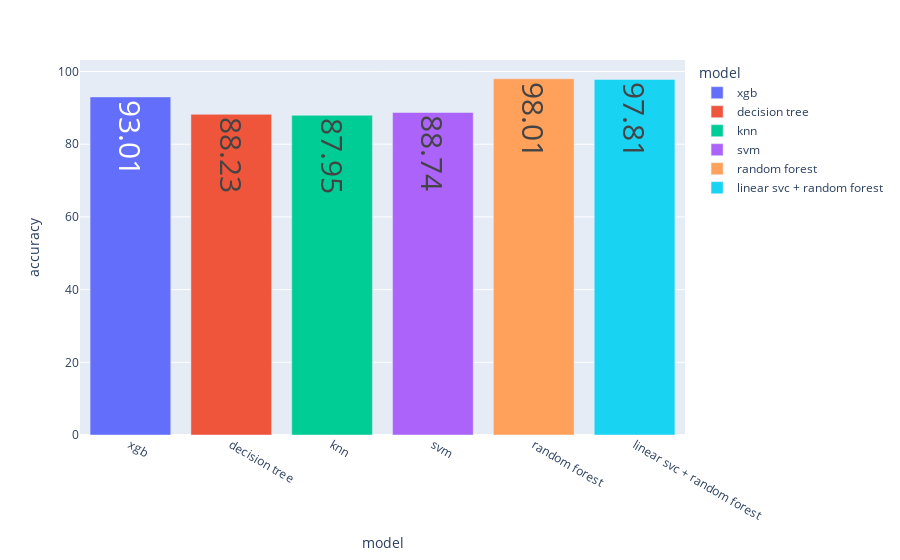

Notebook source saved alongside this figure:
### Code cell
import plotly.express as px

the_dict = {'model': ['xgb','decision tree', 'knn','svm','random forest','linear svc + random forest'], 'accuracy': [a,b,c,d,e,f]}
fig = px.bar(the_dict, x='model', y='accuracy', color="model", text=z)
fig.update_traces(textposition='inside', textfont_size=30)

fig.show()

### Figure 1 — Plotly figure (JSON) as saved in the notebook; plotly's stock layout.template omitted (floating-point values rounded to 4 significant figures)
{"data": [{"alignmentgroup": "True", "hovertemplate": "model=%{x}<br>accuracy=%{y}<br>text=%{text}<extra></extra>", "legendgroup": "xgb", "marker": {"color": "#636efa"}, "name": "xgb", "offsetgroup": "xgb", "orientation": "v", "showlegend": true, "text": ["93.01"], "textfont": {"size": 30}, "textposition": "inside", "type": "bar", "x": ["xgb"], "xaxis": "x", "y": [93.01], "yaxis": "y"}, {"alignmentgroup": "True", "hovertemplate": "model=%{x}<br>accuracy=%{y}<br>text=%{text}<extra></extra>", "legendgroup": "decision tree", "marker": {"color": "#EF553B"}, "name": "decision tree", "offsetgroup": "decision tree", "orientation": "v", "showlegend": true, "text": ["88.23"], "textfont": {"size": 30}, "textposition": "inside", "type": "bar", "x": ["decision tree"], "xaxis": "x", "y": [88.23], "yaxis": "y"}, {"alignmentgroup": "True", "hovertemplate": "model=%{x}<br>accuracy=%{y}<br>text=%{text}<extra></extra>", "legendgroup": "knn", "marker": {"color": "#00cc96"}, "name": "knn", "offsetgroup": "knn", "orientation": "v", "showlegend": true, "text": ["87.95"], "textfont": {"size": 30}, "textposition": "inside", "type": "bar", "x": ["knn"], "xaxis": "x", "y": [87.95], "yaxis": "y"}, {"alignmentgroup": "True", "hovertemplate": "model=%{x}<br>accuracy=%{y}<br>text=%{text}<extra></extra>", "legendgroup": "svm", "marker": {"color": "#ab63fa"}, "name": "svm", "offsetgroup": "svm", "orientation": "v", "showlegend": true, "text": ["88.74"], "textfont": {"size": 30}, "textposition": "inside", "type": "bar", "x": ["svm"], "xaxis": "x", "y": [88.74], "yaxis": "y"}, {"alignmentgroup": "True", "hovertemplate": "model=%{x}<br>accuracy=%{y}<br>text=%{text}<extra></extra>", "legendgroup": "random forest", "marker": {"color": "#FFA15A"}, "name": "random forest", "offsetgroup": "random forest", "orientation": "v", "showlegend": true, "text": ["98.01"], "textfont": {"size": 30}, "textposition": "inside", "type": "bar", "x": ["random forest"], "xaxis": "x", "y": [98.01], "yaxis": "y"}, {"alignmentgroup": "True", "hovertemplate": "model=%{x}<br>accuracy=%{y}<br>text=%{text}<extra></extra>", "legendgroup": "linear svc + random forest", "marker": {"color": "#19d3f3"}, "name": "linear svc + random forest", "offsetgroup": "linear svc + random forest", "orientation": "v", "showlegend": true, "text": ["97.81"], "textfont": {"size": 30}, "textposition": "inside", "type": "bar", "x": ["linear svc + random forest"], "xaxis": "x", "y": [97.81], "yaxis": "y"}], "layout": {"barmode": "relative", "legend": {"title": {"text": "model"}, "tracegroupgap": 0}, "margin": {"t": 60}, "xaxis": {"anchor": "y", "categoryarray": ["xgb", "decision tree", "knn", "svm", "random forest", "linear svc + random forest"], "categoryorder": "array", "domain": [0, 1], "title": {"text": "model"}}, "yaxis": {"anchor": "x", "domain": [0, 1], "title": {"text": "accuracy"}}}}
